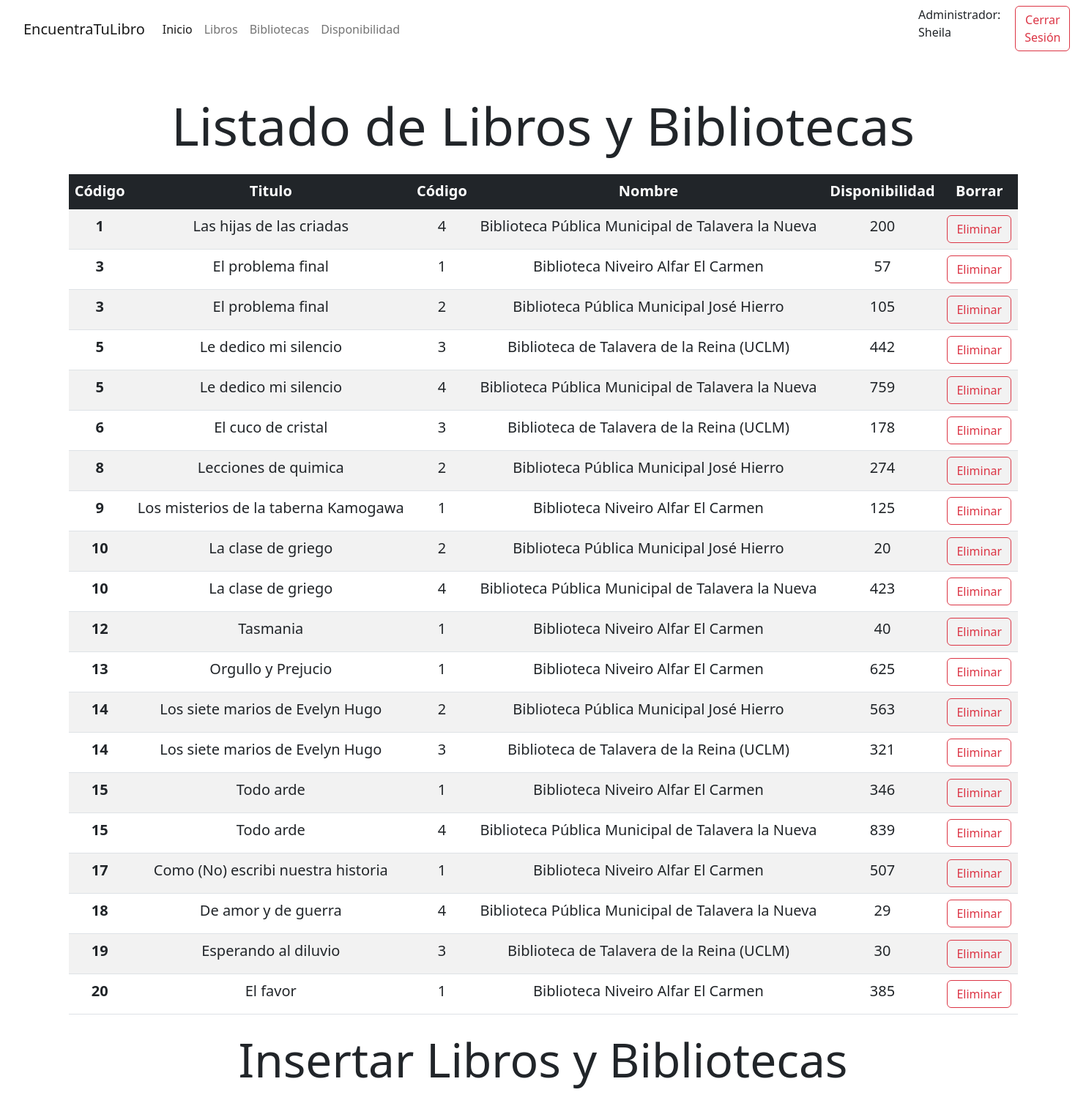
The app's page /pages/disponibilidad.php (signed in) with its own data.
### tables this page shows
CREATE TABLE `libros_bibliotecas` (
  `Id_libro` int(3) NOT NULL,
  `Id_biblioteca` int(3) NOT NULL,
  `Disponibilidad` int(4) NOT NULL
);

CREATE TABLE `libros` (
  `Id` int(11) NOT NULL,
  `Titulo` varchar(100) NOT NULL,
  `Autor` varchar(50) NOT NULL,
  `Editorial` varchar(100) DEFAULT NULL,
  `ISBN` bigint(15) NOT NULL
);

CREATE TABLE `bibliotecas` (
  `Id` int(11) NOT NULL,
  `Nombre` varchar(200) NOT NULL,
  `Direccion` varchar(200) NOT NULL,
  `Telefono` int(9) DEFAULT NULL
);

### scripts/conexionBD.php (the view, shortened to what this page needs)
<?php
function getBooksLibrary($cadenaConexion) {
    $bd = new PDO($cadenaConexion, 'root', '');
    $ini = $bd->prepare('SELECT lb.Id_libro, l.Titulo, lb.Id_biblioteca, b.Nombre, lb.disponibilidad
                            FROM libros_bibliotecas lb
                            JOIN libros l
                            ON (lb.Id_libro = l.Id) JOIN bibliotecas b
                            ON (lb.Id_biblioteca = b.Id)
                            ORDER BY lb.Id_libro;');
    $ini->execute();
    $books_libraries = $ini->fetchAll(PDO::FETCH_ASSOC);
    foreach ($books_libraries as $book_library) {
        echo '<tr class="fs-5">'
        . '<th scope="row">' . $book_library['Id_libro'] . '</th>'
        . '<td>' . $book_library['Titulo'] . '</td>'
        . '<td>' . $book_library['Id_biblioteca'] . '</td>'
        . '<td>' . $book_library['Nombre'] . '</td>'
        . '<td>' . $book_library['disponibilidad'] . '</td>'
        . '<td>'
        . '<form method="POST" action="">'
        . '<input type="text" name="Id_libro"  value="' . $book_library['Id_libro'] . '" hidden/>'
        . '<input type="text" name="Id_biblioteca"  value="' . $book_library['Id_biblioteca'] . '" hidden/>'
        . '<button class="btn btn-outline-danger" id="eliminar" type="submit" name="eliminar">Eliminar</button>'
        . '</form>'
        . '</td>'
        . '</tr>';
    }
}
?>

### records on screen
libros_bibliotecas: Id_libro "1", Id_libro.Titulo "Las hijas de las criadas", Id_biblioteca "4", Id_biblioteca.Nombre "Biblioteca Pública Municipal de Talavera la Nueva", Disponibilidad "200"
libros_bibliotecas: Id_libro "3", Id_libro.Titulo "El problema final", Id_biblioteca "1", Id_biblioteca.Nombre "Biblioteca Niveiro Alfar El Carmen", Disponibilidad "57"
libros_bibliotecas: Id_libro "3", Id_libro.Titulo "El problema final", Id_biblioteca "2", Id_biblioteca.Nombre "Biblioteca Pública Municipal José Hierro", Disponibilidad "105"
libros_bibliotecas: Id_libro "5", Id_libro.Titulo "Le dedico mi silencio", Id_biblioteca "3", Id_biblioteca.Nombre "Biblioteca de Talavera de la Reina (UCLM)", Disponibilidad "442"
libros_bibliotecas: Id_libro "5", Id_libro.Titulo "Le dedico mi silencio", Id_biblioteca "4", Id_biblioteca.Nombre "Biblioteca Pública Municipal de Talavera la Nueva", Disponibilidad "759"
libros_bibliotecas: Id_libro "6", Id_libro.Titulo "El cuco de cristal", Id_biblioteca "3", Id_biblioteca.Nombre "Biblioteca de Talavera de la Reina (UCLM)", Disponibilidad "178"
libros_bibliotecas: Id_libro "8", Id_libro.Titulo "Lecciones de quimica", Id_biblioteca "2", Id_biblioteca.Nombre "Biblioteca Pública Municipal José Hierro", Disponibilidad "274"
libros_bibliotecas: Id_libro "9", Id_libro.Titulo "Los misterios de la taberna Kamogawa", Id_biblioteca "1", Id_biblioteca.Nombre "Biblioteca Niveiro Alfar El Carmen", Disponibilidad "125"
libros_bibliotecas: Id_libro "10", Id_libro.Titulo "La clase de griego", Id_biblioteca "2", Id_biblioteca.Nombre "Biblioteca Pública Municipal José Hierro", Disponibilidad "20"
libros_bibliotecas: Id_libro "10", Id_libro.Titulo "La clase de griego", Id_biblioteca "4", Id_biblioteca.Nombre "Biblioteca Pública Municipal de Talavera la Nueva", Disponibilidad "423"
libros_bibliotecas: Id_libro "12", Id_libro.Titulo "Tasmania", Id_biblioteca "1", Id_biblioteca.Nombre "Biblioteca Niveiro Alfar El Carmen", Disponibilidad "40"
libros_bibliotecas: Id_libro "13", Id_libro.Titulo "Orgullo y Prejucio", Id_biblioteca "1", Id_biblioteca.Nombre "Biblioteca Niveiro Alfar El Carmen", Disponibilidad "625"
libros_bibliotecas: Id_libro "14", Id_libro.Titulo "Los siete marios de Evelyn Hugo", Id_biblioteca "2", Id_biblioteca.Nombre "Biblioteca Pública Municipal José Hierro", Disponibilidad "563"
libros_bibliotecas: Id_libro "14", Id_libro.Titulo "Los siete marios de Evelyn Hugo", Id_biblioteca "3", Id_biblioteca.Nombre "Biblioteca de Talavera de la Reina (UCLM)", Disponibilidad "321"
libros_bibliotecas: Id_libro "15", Id_libro.Titulo "Todo arde", Id_biblioteca "1", Id_biblioteca.Nombre "Biblioteca Niveiro Alfar El Carmen", Disponibilidad "346"
libros_bibliotecas: Id_libro "15", Id_libro.Titulo "Todo arde", Id_biblioteca "4", Id_biblioteca.Nombre "Biblioteca Pública Municipal de Talavera la Nueva", Disponibilidad "839"
libros_bibliotecas: Id_libro "17", Id_libro.Titulo "Como (No) escribi nuestra historia", Id_biblioteca "1", Id_biblioteca.Nombre "Biblioteca Niveiro Alfar El Carmen", Disponibilidad "507"
libros_bibliotecas: Id_libro "18", Id_libro.Titulo "De amor y de guerra", Id_biblioteca "4", Id_biblioteca.Nombre "Biblioteca Pública Municipal de Talavera la Nueva", Disponibilidad "29"
libros_bibliotecas: Id_libro "19", Id_libro.Titulo "Esperando al diluvio", Id_biblioteca "3", Id_biblioteca.Nombre "Biblioteca de Talavera de la Reina (UCLM)", Disponibilidad "30"
libros_bibliotecas: Id_libro "20", Id_libro.Titulo "El favor", Id_biblioteca "1", Id_biblioteca.Nombre "Biblioteca Niveiro Alfar El Carmen", Disponibilidad "385"

### other values on screen
$_SESSION['user'] "Sheila"
